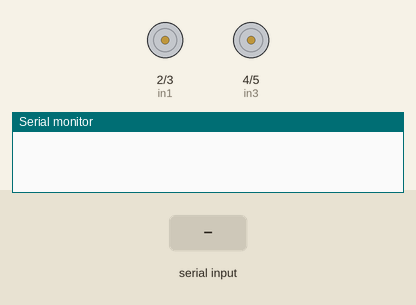
Recording of a sketch running on a simulated Arduino Uno, built with avr-gcc and run on an emulated ATmega328P. Shown: motor-driver pin pairs drawn as motors (green arrow = first pin HIGH = forward, orange = second pin HIGH = backward, longer = more drive), the last lines printed to the serial monitor. The test bench sets the inputs (shaded band).

Above: at 1.2 s.
1.3 s: "F" received over Serial
At 1.8 s:
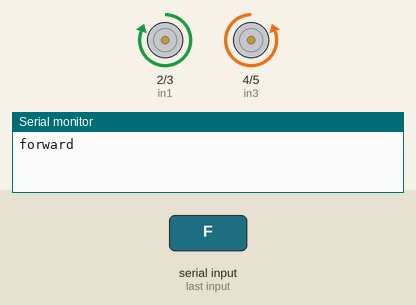
2.8 s: "B" received over Serial
At 4.0 s:
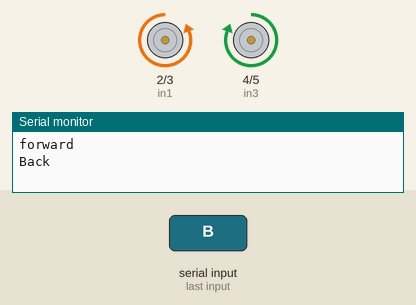
4.3 s: "R" received over Serial
At 5.3 s:
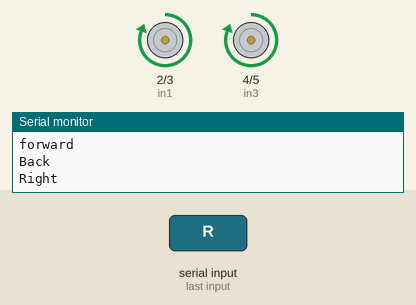
5.8 s: "L" received over Serial
At 6.4 s:
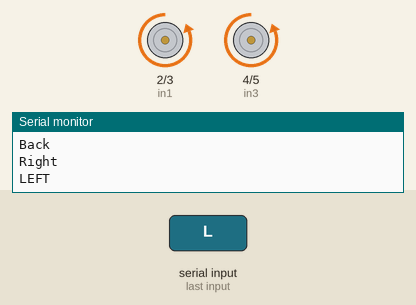
Timing chart, 0 to 8.3 s (numbered marks = the images above; inputs shaded):
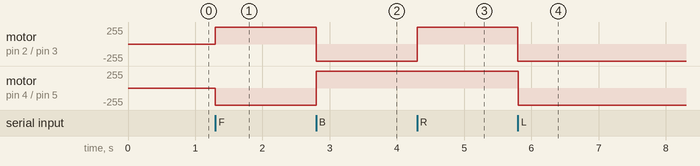

Measured:
- after the input at 1.3 s, motor on pin 2 (in1) / pin 3 (in2): stopped → forward 255/255 at once; motor on pin 4 (in3) / pin 5 (in4): stopped → backward 255/255 at once
- after the input at 2.8 s, motor on pin 2 (in1) / pin 3 (in2): forward 255/255 → backward 255/255 at once; motor on pin 4 (in3) / pin 5 (in4): backward 255/255 → forward 255/255 at once
- after the input at 4.3 s, motor on pin 2 (in1) / pin 3 (in2): backward 255/255 → forward 255/255 at once
- after the input at 5.8 s, motor on pin 2 (in1) / pin 3 (in2), motor on pin 4 (in3) / pin 5 (in4): forward 255/255 → backward 255/255 at once

The sketch:

bluetoothCar.ino
```cpp
int x ;
int in1=2;
int in2=3;  //12             // variables
int in3=4;
int in4=5;
void setup()
{
Serial.begin(9600);
pinMode(in1,OUTPUT);
pinMode(in2,OUTPUT);      // i/p & o/p
pinMode(in3,OUTPUT);
pinMode(in4,OUTPUT);
}
void loop()
{
 if(Serial.available()>0){
x = Serial.read();

if(x=='F')
{

  // forward


digitalWrite(in1,HIGH);
digitalWrite(in2,LOW);
digitalWrite(in3,LOW);
digitalWrite(in4,HIGH);
Serial.println("forward");


}
else if(x=='B')
{

digitalWrite(in1,LOW);
digitalWrite(in2,HIGH);        // back
digitalWrite(in3,HIGH);
digitalWrite(in4,LOW);
Serial.println("Back");

}
else if(x=='R')
{

digitalWrite(in1,HIGH);
digitalWrite(in2,LOW);
digitalWrite(in3,HIGH);
digitalWrite(in4,LOW);        // right
Serial.println("Right");

}
else if(x=='L')
{

digitalWrite(in1,LOW);
digitalWrite(in2,HIGH);
digitalWrite(in3,LOW);
digitalWrite(in4,HIGH);           // left
Serial.println("LEFT");

}
else
{
digitalWrite(in1,LOW);
digitalWrite(in2,LOW);            //stop
digitalWrite(in3,LOW);
digitalWrite(in4,LOW);
Serial.println("Stop");
}
 }
}
```
